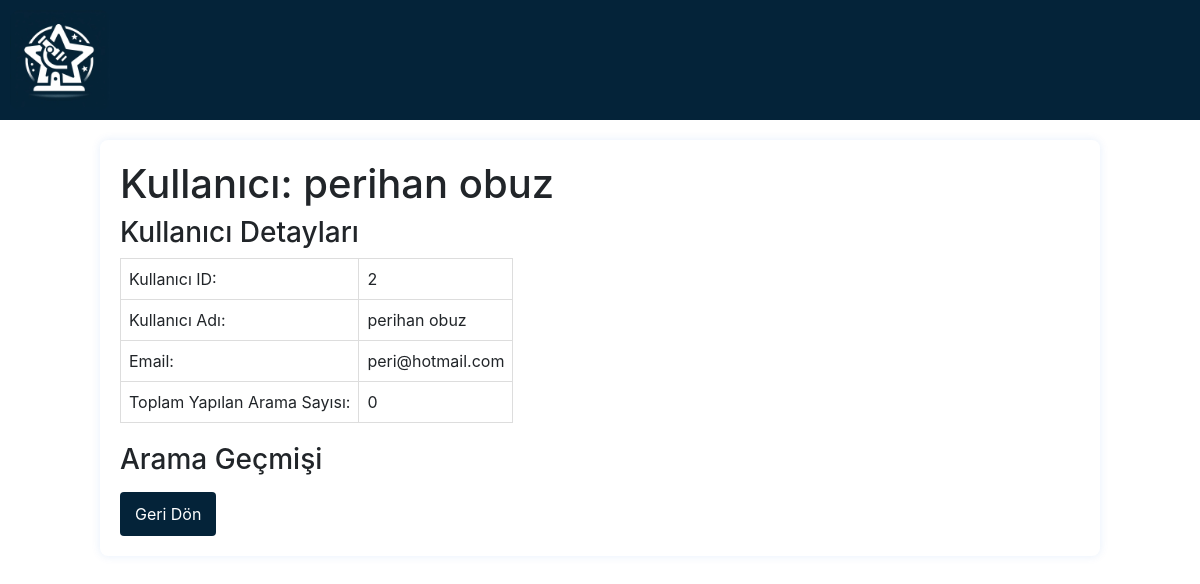
Page /user_details/2 (signed in) on the committed database.
### app.py (models this page shows)
class User(UserMixin, db.Model):
    id = db.Column(db.Integer, primary_key=True)
    username = db.Column(db.String(80), unique=True, nullable=False)
    email = db.Column(db.String(120), unique=True, nullable=False)
    password = db.Column(db.String(255), nullable=False)
    is_admin = db.Column(db.Boolean, default=False)
    created_at = db.Column(db.DateTime, default=datetime.utcnow)

### app.py (the view)
@app.route('/user_details/<int:user_id>')
@login_required
def user_details(user_id):
    selected_user = User.query.get(user_id)
    if selected_user:
        user_search_history = SearchHistory.query.filter_by(user_id=user_id).all()
        users = User.query.all()
        user_search_counts = {}
        for user in users:
            user_search_counts[user.id] = len(SearchHistory.query.filter_by(user_id=user.id).all())
        return render_template('detail.html', user=selected_user, search_history=user_search_history, user_search_counts=user_search_counts)
    else:
        flash('Invalid user ID.')
        return redirect(url_for('dashboard'))

### app.py (called while the page is built)
@login_manager.user_loader
def load_user(user_id):
    try:
        user_id = int(user_id)
        user = db.session.query(User).get(user_id)
        if user:
            return user
        else:
            print(f"Kullanıcı bulunamadı: {user_id}")
            return None
    except Exception as e:
        print(f"Hata: {e}")
        return None

### templates/detail.html (shortened to what this page needs)
<!DOCTYPE html>
<html lang="tr">
<head>
    <link rel="stylesheet" href="/static/css/styles.css">
</head>
<head>
    <link rel="stylesheet" href="https://maxcdn.bootstrapcdn.com/bootstrap/4.5.2/css/bootstrap.min.css">
</head>
<header>
    <div id="logo-container">
        <img src="/static/logo.jpg" alt="Nedir Resmi" width="120" height="129">
    </div>
</header>
<body>
    <head>
        <link rel="stylesheet" href="https://maxcdn.bootstrapcdn.com/bootstrap/4.5.2/css/bootstrap.min.css">
    </head>
    <body>
        <form method="post" action="{{ url_for('process_users') }}">
            <h1>Kullanıcı: {{ user.username }}</h1>
            <div class="user-info-table">
                <table>
                    <h3>Kullanıcı Detayları</h3>
                    <tr>
                        <td>Kullanıcı ID:</td>
                        <td>{{ user.id }}</td>
                    </tr>
                    <tr>
                        <td>Kullanıcı Adı:</td>
                        <td>{{ user.username }}</td>
                    </tr>
                    <tr>
                        <td>Email:</td>
                        <td>{{ user.email }}</td>
                    </tr>
                    <tr>
                        <td>Toplam Yapılan Arama Sayısı:</td>
                        <td>{{ user_search_counts.get(user.id, 0) }}</td>
                    </tr>
                </table>
            </div>
            <div class="search-history">
                <h3>Arama Geçmişi</h3>
            </div>
            <div class="action-buttons">
                <a class="show-details-button" href="{{ url_for('dashboard') }}">Geri Dön</a>
            </div>
        </form>
</html>

### static/css/styles.css (style rules this page uses)
body { font-family: 'Arial', sans-serif; background-color: #ffffff; color: #042339; margin: 0; padding: 0; }
header { display: flex; justify-content: space-between; align-items: center; background-color: #042339; padding: 10px; }
#logo-container { display: flex; align-items: center; }
#logo-container img { width: 100px; height: 100px; border: 0px solid #042339; }
form { max-width: 600px; margin: 20px auto; background-color: #fff; padding: 20px; border-radius: 8px; box-shadow: 0 0 10px rgba(8, 98, 214, 0.1); }

### templates/detail.html (style rules this page uses)
header { display: flex; justify-content: space-between; align-items: center; background-color: #042339; padding: 10px; }
#logo-container { display: flex; align-items: center; }
#logo-container img { width: 100px; height: 100px; border-radius: 10px; }
form { max-width: 1000px; margin: auto; overflow: hidden; margin-top: 20px; }
.user-info-table { width: 1000px; margin: auto; margin-bottom: 20px; }
th, td { border: 1px solid #ddd; padding: 8px; text-align: left; }
.action-buttons { margin-top: 10px; }
.show-details-button { background-color: #042339; color: white; padding: 10px 15px; border: none; border-radius: 4px; cursor: pointer; text-decoration: none; display: inline-block; }

### rows in the picture
User: username "perihan obuz", id "2", email "peri@hotmail.com"

### other values in the picture
{{ user_search_counts.get(user.id, 0) }} "0"
